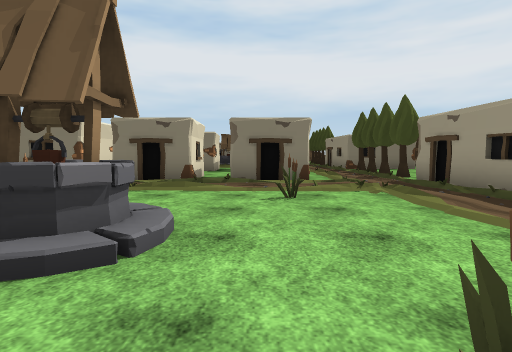
View 1 (above)

24 first-person views from a walk through a scene from a Unity 3-D project. The camera is 1.3 m above the floor, tilts 4° down and sees 80° across. The floor is counted in squares, 2 m on a side. Each view is taken from the middle of a square. On the plan, view 1 faces up. The plan holds only what a view shows up to about 10 squares ahead; the rest is blank. The place goes on beyond the plan. The player is left out. Some animated figures are not drawn. Some surface patterns are stand-ins.

View 2
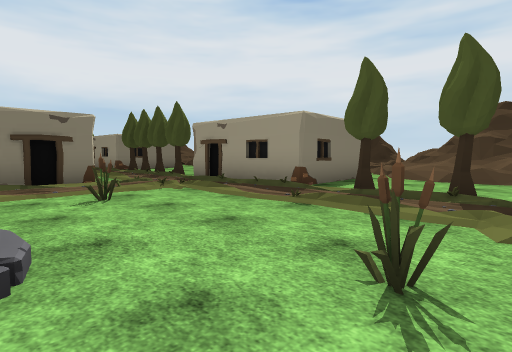

View 3
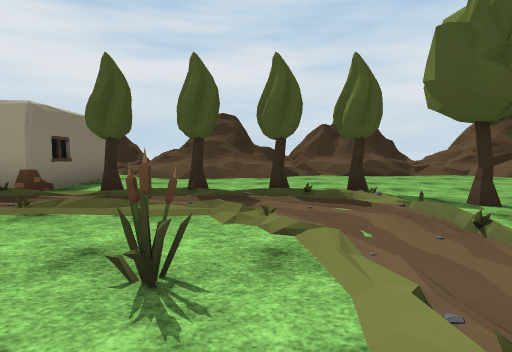

View 4
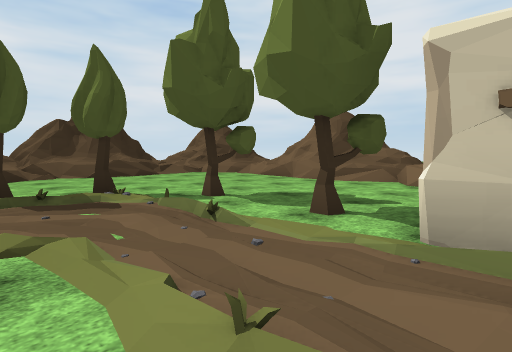

View 5
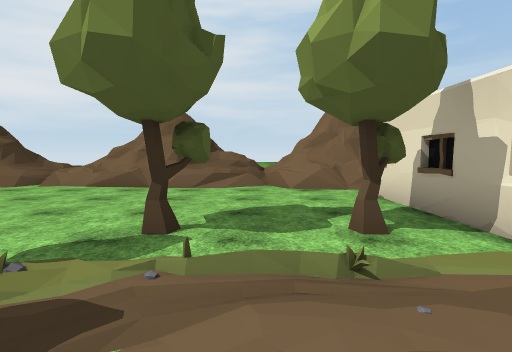

View 6
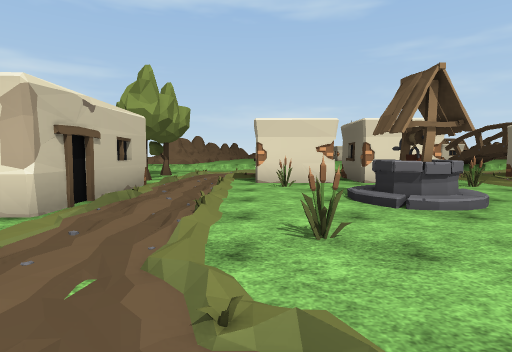

View 7
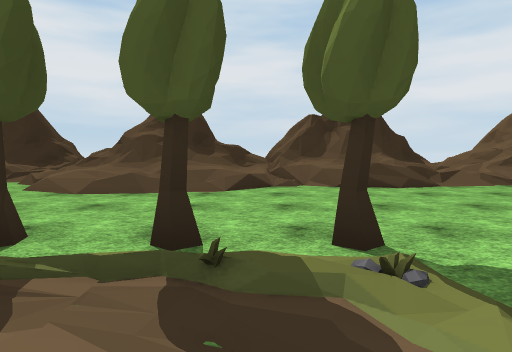

View 8
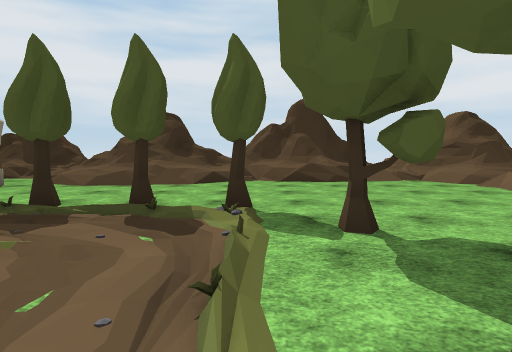

View 9
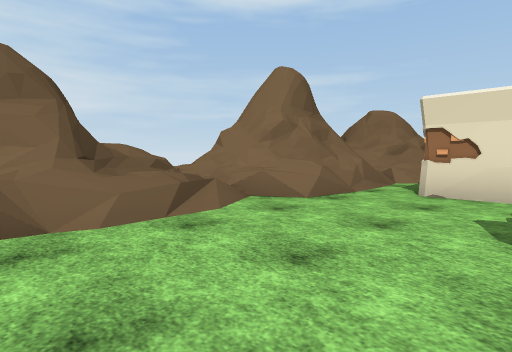

View 10
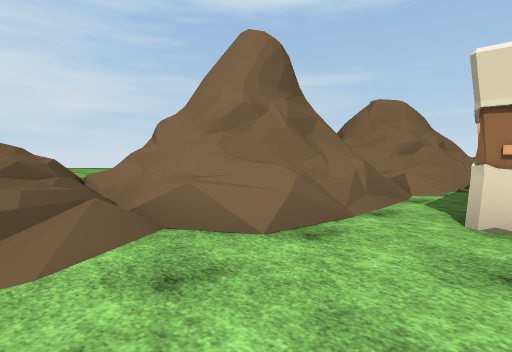

View 11
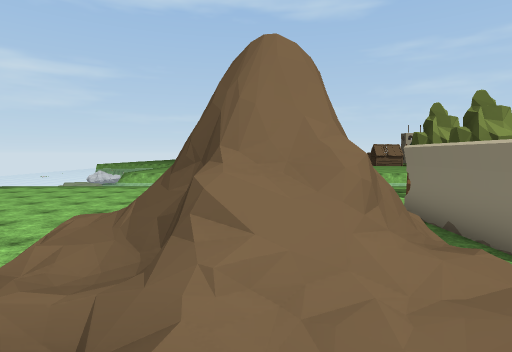

View 12
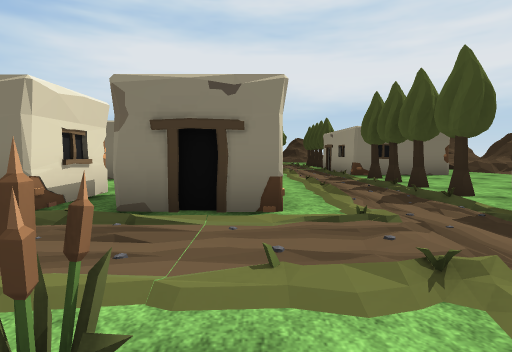

View 13
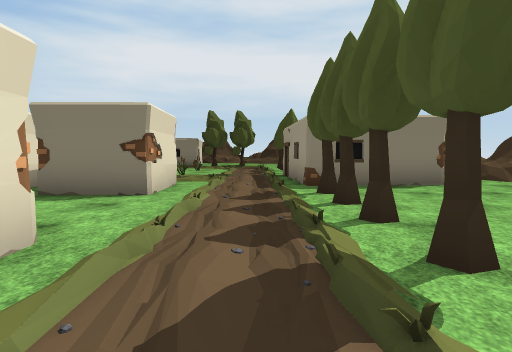

View 14
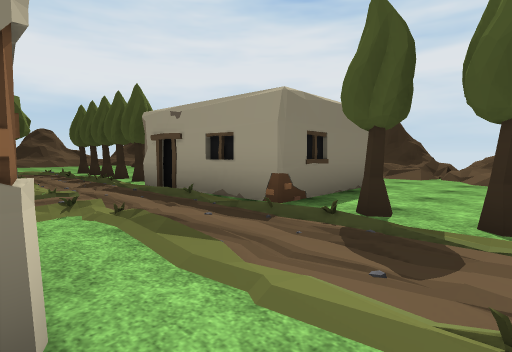

View 15
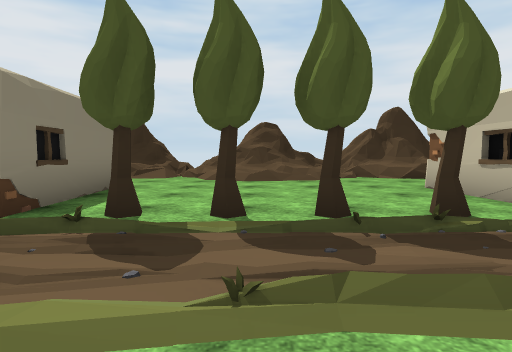

View 16
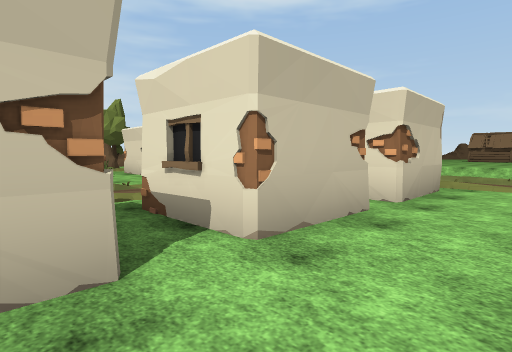

View 17
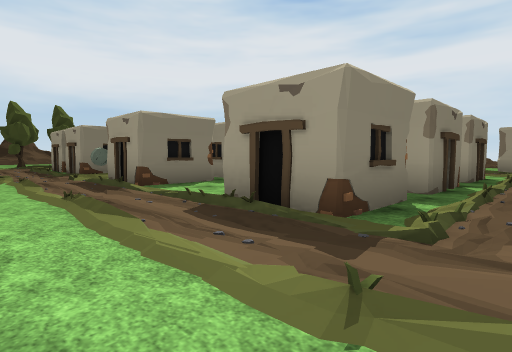

View 18
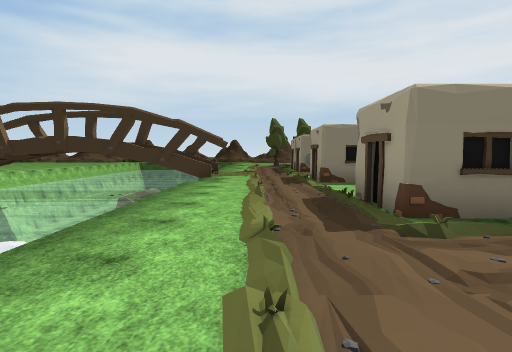

View 19
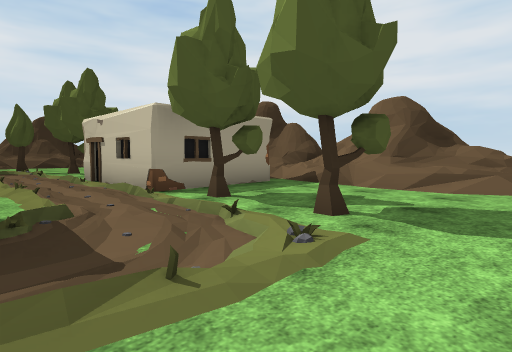

View 20
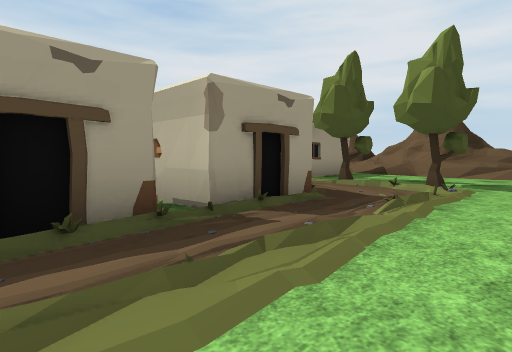

View 21
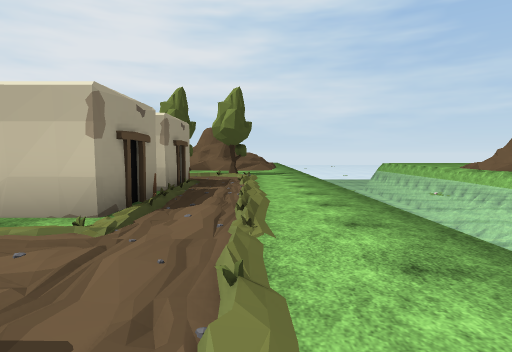

View 22
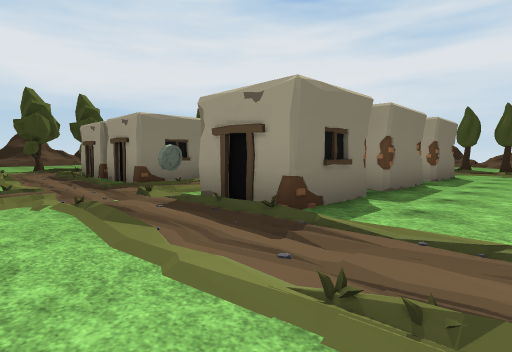

View 23
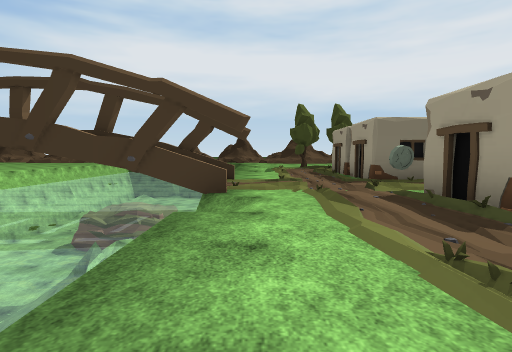

View 24
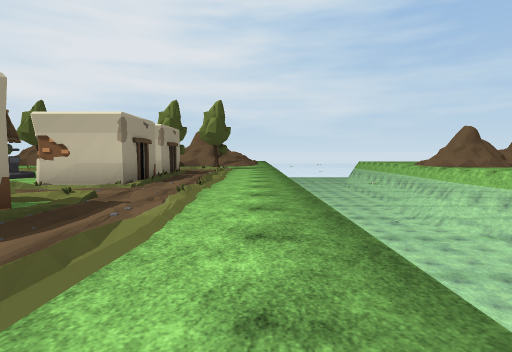

### Floor plan
Key: @ floor where view 1 was taken; # wall or solid block; x gap in a wall; . main floor; : floor 0.25 m higher than the main floor; + floor 0.5 m higher than the main floor; * floor 0.75 m higher than the main floor; % floor 1.25 m higher than the main floor; / step, stairs or slope; = window, fence, low wall or low ledge; ≈ water the walk keeps out of; ^ raised ledge; T tree; W well; O other object.
Columns run from 12 left of view 1 to 12 right of it. Each row starts with its distance up from view 1.
 24               T
 23               T.
 22     //         .T
 21     /.O        .T
 20     ..#        .T
 19 ≈≈ ./.#       :..
 18 ≈≈ .//#       /.T
 17 ≈≈ ...##      /.#      #
 16 =//.:///O    //.#     =#
 15   / ..O      //.#      #
 14 #x#./.#   #  #/.#O##..+##
 13 ≈≈≈///#  ##O #:.......:
 12 ≈≈≈./.#O.#O.##:.T..../=
 11 ≈≈≈.//..........T..../==
 10 ≈ ≈./...........T....//#
  9 ≈≈≈./.##.O#.#O#.T..../+#
  8 ≈≈≈.//O#.##.###....... #
  7 ≈≈≈././//O//O//.### ..=#
  6 ≈≈≈././.:.......#    .=#
  5 ≈≈≈././..O.//O/.#   ..=#
  4 ≈≈≈./.##....../.#O##.//
  3 ≈≈≈./.#O..W/..//....//=
  2 ≈≈≈./.##..WW../.T..//==
  1 ≈≈≈./.# .O...O/.T.../=##
  0 ≈ ≈./.#O....@./.T...///#=
 -1 ≈ ≈./......./..//...//#=
 -2 ≈ ≈.///. OOO////T..../##
 -3    ..T.T####.T.T..../ =#
 -4    .....#  #......../ ##
 -5    .....#  #.........*==
 -6     //://............/
 -7     //==//#===.////.///%
 -8     /###x  ^##//=#=///=##
 -9     /==#=   ^#//##=//==
-10      ==#   =#=/==#==//#
-11            ///
-12        // .//
-13      .......
-14      ......
-15      ....
-16      ...

Where each view was taken, in squares from view 1:
view 1: 0 up, 0 right, facing up
view 2: 0 up, 1 left, facing up-right
view 3: 0 up, 1 left, facing right
view 4: 0 up, 1 left, facing down-right
view 5: 0 up, 2 right, facing down
view 6: 0 up, 3 right, facing left
view 7: 1 down, 2 right, facing right
view 8: 2 down, 0 right, facing right
view 9: 4 down, 5 right, facing down-left
view 10: 5 down, 3 right, facing down-left
view 11: 9 down, 3 right, facing left
view 12: 4 up, 1 right, facing up
view 13: 7 up, 3 right, facing up
view 14: 11 up, 1 right, facing up-right
view 15: 11 up, 1 right, facing right
view 16: 11 up, 0 right, facing down-left
view 17: 6 up, 9 left, facing up-right
view 18: 4 up, 8 left, facing up
view 19: 0 up, 9 left, facing down-right
view 20: 4 up, 9 left, facing down-right
view 21: 8 up, 8 left, facing down
view 22: 10 up, 9 left, facing up-right
view 23: 9 up, 9 left, facing up
view 24: 11 up, 9 left, facing down
